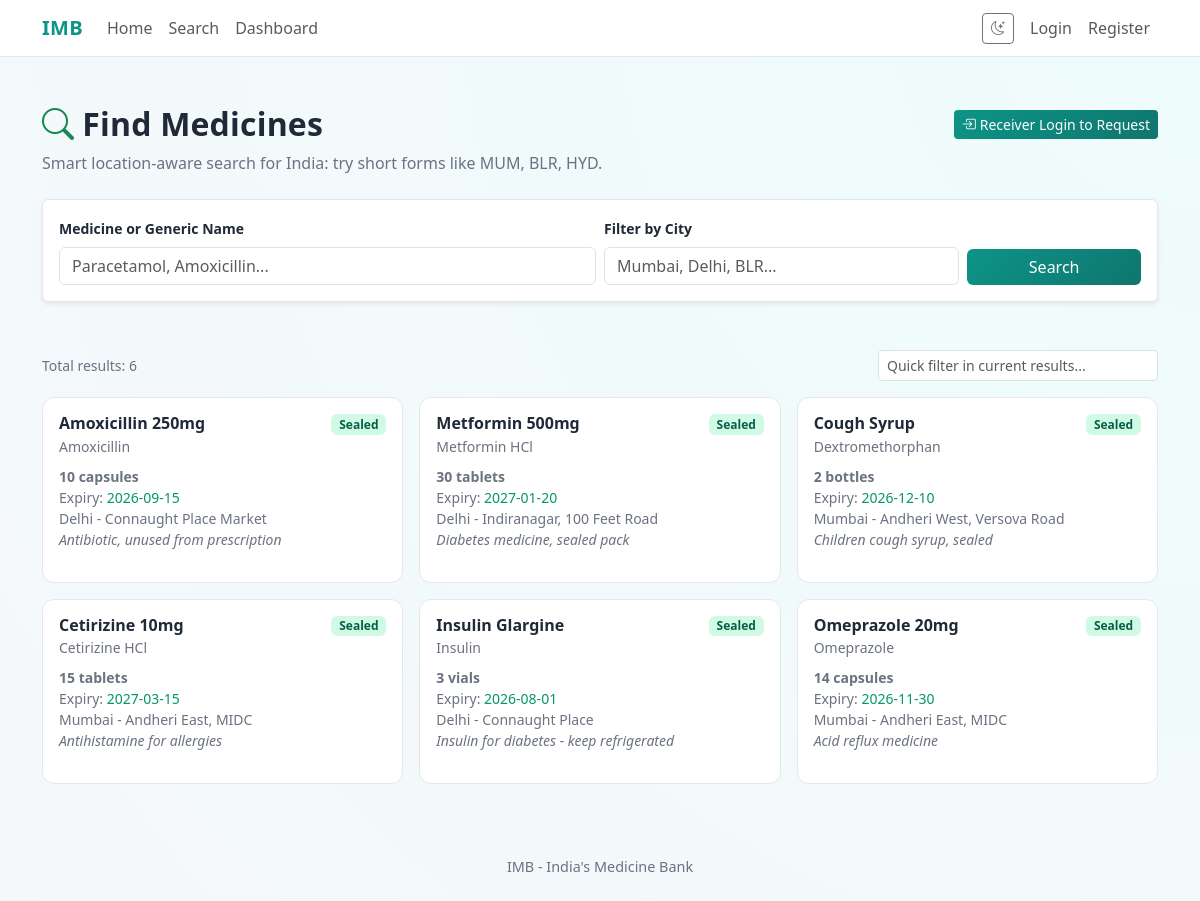
Before: /search with the older database file.
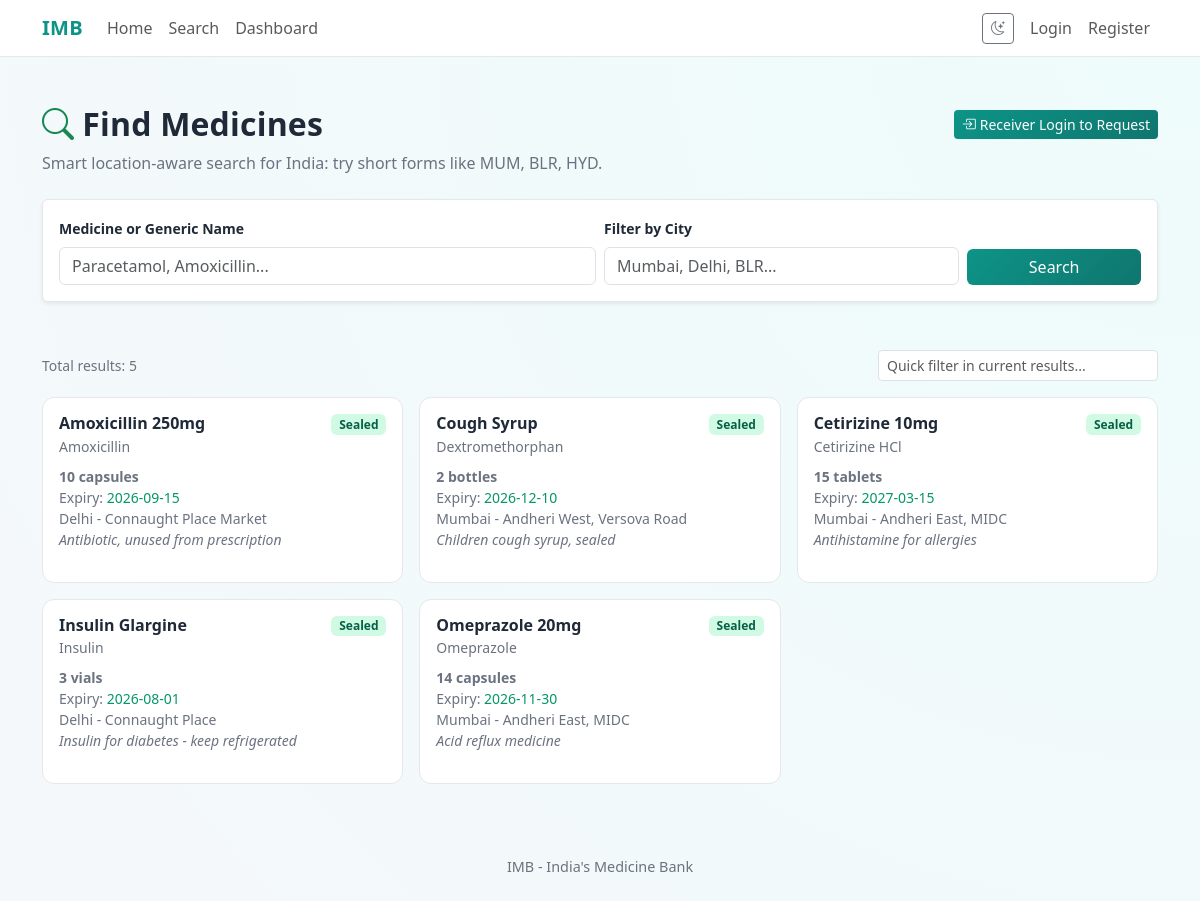
After: the same page with the newer database file.
### tables this page shows
CREATE TABLE medicines (
            id INTEGER PRIMARY KEY AUTOINCREMENT,
            name TEXT NOT NULL,
            generic_name TEXT,
            quantity INTEGER NOT NULL,
            unit TEXT NOT NULL,
            expiry_date TEXT NOT NULL,
            condition TEXT NOT NULL DEFAULT 'sealed',
            description TEXT,
            image_filename TEXT,
            pickup_location TEXT NOT NULL,
            city TEXT NOT NULL,
            status TEXT NOT NULL DEFAULT 'available',
            donor_id INTEGER NOT NULL REFERENCES users(id) ON DELETE CASCADE,
            created_at TEXT NOT NULL DEFAULT (datetime('now'))
        );

### app.py (the view)
@app.route("/search")
def search():
    query = request.args.get("q", "").strip()
    city = request.args.get("city", "").strip()
    db = get_db()
    sql = """
        SELECT m.*, u.name as donor_name, u.phone as donor_phone, u.city as donor_city
        FROM medicines m JOIN users u ON m.donor_id = u.id
        WHERE m.status='available'
    """
    params = []
    if query:
        sql += " AND (m.name LIKE ? OR m.generic_name LIKE ?)"
        params += [f"%{query}%", f"%{query}%"]
    sql += " ORDER BY m.created_at DESC"
    medicines = db.execute(sql, params).fetchall()
    if city:
        medicines = [m for m in medicines if location_matches(city, m["city"], m["pickup_location"])]
    city_rows = db.execute("SELECT DISTINCT city FROM medicines ORDER BY city ASC").fetchall()
    db.close()
    cart_ids = set()
    if "user_id" in session:
        db2 = get_db()
        items = db2.execute("SELECT medicine_id FROM cart WHERE user_id=?", (session["user_id"],)).fetchall()
        db2.close()
        cart_ids = {r["medicine_id"] for r in items}
    return render_template("search.html", medicines=medicines, query=query, city=city,
                           city_suggestions=[r["city"] for r in city_rows],
                           cart_ids=cart_ids, is_expiring_soon=is_expiring_soon)

### app.py (called while the page is built)
def get_current_user():
    if "user_id" not in session:
        return None
    db = get_db()
    user = db.execute("SELECT * FROM users WHERE id = ?", (session["user_id"],)).fetchone()
    db.close()
    return user

@app.context_processor
def inject_user():
    return {"current_user": get_current_user()}

### database.py (called while the page is built)
def get_db():
    conn = sqlite3.connect(DB_PATH)
    conn.row_factory = sqlite3.Row
    conn.execute("PRAGMA foreign_keys = ON")
    return conn

def is_expiring_soon(expiry_date_str):
    try:
        expiry = datetime.strptime(expiry_date_str, "%Y-%m-%d")
        return expiry <= datetime.now() + timedelta(days=30)
    except Exception:
        return False

### templates/search.html (shortened to what this page needs)
{% extends "base.html" %}
{% block content %}
<div class="container my-5">
  <div class="d-flex justify-content-between align-items-center flex-wrap gap-2 mb-2">
    <h2 class="section-title mb-0"><i class="bi bi-search me-2 text-success"></i>Find Medicines</h2>
    {% if not current_user %}
    <a href="{{ url_for('login') }}" class="btn btn-primary btn-sm"><i class="bi bi-box-arrow-in-right me-1"></i>Receiver Login to Request</a>
    {% endif %}
  </div>
  <p class="text-muted mb-4">Smart location-aware search for India: try short forms like MUM, BLR, HYD.</p>
  <form method="GET" class="card p-3 mb-5 shadow-sm">
    <div class="row g-2 align-items-end">
      <div class="col-md-6">
        <label class="form-label fw-semibold small">Medicine or Generic Name</label>
        <input type="text" name="q" class="form-control" placeholder="Paracetamol, Amoxicillin..." value="{{ query }}"/>
      </div>
      <div class="col-md-4 position-relative">
        <label class="form-label fw-semibold small">Filter by City</label>
        <input type="text" name="city" id="cityInput" class="form-control" placeholder="Mumbai, Delhi, BLR..." value="{{ city }}" list="cityHints" autocomplete="off"/>
      </div>
      <div class="col-md-2">
        <button type="submit" class="btn btn-primary w-100">Search</button>
      </div>
    </div>
  </form>
  {% if medicines %}
    <div class="d-flex justify-content-between align-items-center mb-3">
      <small class="text-muted">Total results: <span id="resultCount">{{ medicines|length }}</span></small>
      <input type="text" id="quickFilter" class="form-control form-control-sm" style="max-width:280px;" placeholder="Quick filter in current results...">
    </div>
    <div class="row g-3">
      {% for med in medicines %}
      <div class="col-sm-6 col-lg-4 med-item" data-med-name="{{ (med.name ~ ' ' ~ (med.generic_name or '') ~ ' ' ~ med.city)|lower }}">
        <div class="medicine-card p-3 h-100 d-flex flex-column">
          <div class="d-flex justify-content-between align-items-start mb-2">
            <div>
              <h6 class="fw-bold mb-0">{{ med.name }}</h6>
              {% if med.generic_name %}<small class="text-muted">{{ med.generic_name }}</small>{% endif %}
            </div>
            <span class="badge badge-{{ med.condition }}">{{ med.condition|capitalize }}</span>
          </div>
          <div class="small text-muted mb-3 flex-grow-1">
            <div><strong>{{ med.quantity }} {{ med.unit }}</strong></div>
            <div>Expiry:
              <span class="{% if is_expiring_soon(med.expiry_date) %}expiry-warning{% else %}expiry-ok{% endif %}">
                {{ med.expiry_date }}
              </span>
            </div>
            <div>{{ med.city }} - {{ med.pickup_location }}</div>
            {% if med.description %}<div class="fst-italic">{{ med.description }}</div>{% endif %}
          </div>
        </div>
      </div>
      {% endfor %}
    </div>
  {% else %}
    <div class="text-center py-5">
      <h5 class="text-muted">No medicines found</h5>
    </div>
  {% endif %}
</div>
{% endblock %}

### templates/base.html (shortened to what this page needs)
<!DOCTYPE html>
<html lang="en" data-theme="light">
<head>
  <link href="https://cdn.jsdelivr.net/npm/bootstrap@5.3.2/dist/css/bootstrap.min.css" rel="stylesheet"/>
  <link href="https://cdn.jsdelivr.net/npm/bootstrap-icons@1.11.3/font/bootstrap-icons.css" rel="stylesheet"/>
</head>
<body>
<nav class="navbar navbar-expand-lg">
  <div class="container">
    <a class="navbar-brand" href="{{ url_for('home') }}">IMB</a>
    <div class="collapse navbar-collapse" id="nav">
      <ul class="navbar-nav me-auto">
        <li class="nav-item"><a class="nav-link" href="{{ url_for('home') }}">Home</a></li>
        <li class="nav-item"><a class="nav-link" href="{{ url_for('search') }}">Search</a></li>
        <li class="nav-item"><a class="nav-link" href="{{ url_for('dashboard') }}">Dashboard</a></li>
      </ul>
      <ul class="navbar-nav align-items-center">
        <li class="nav-item me-2">
          <button class="btn btn-sm btn-outline-secondary" id="themeToggle" type="button" title="Toggle theme">
          </button>
        </li>
        {% if current_user %}
        <li class="nav-item"><span class="nav-link">{{ current_user.name }}</span></li>
        <li class="nav-item"><a class="nav-link" href="{{ url_for('logout') }}">Logout</a></li>
        {% else %}
        <li class="nav-item"><a class="nav-link" href="{{ url_for('login') }}">Login</a></li>
        <li class="nav-item"><a class="nav-link" href="{{ url_for('register') }}">Register</a></li>
        {% endif %}
      </ul>
    </div>
  </div>
</nav>
{% block content %}{% endblock %}
<div class="container py-4">
  <div class="footer-note text-center">IMB - India's Medicine Bank </div>
</div>
</body>
</html>

### templates/base.html (style rules this page uses)
:root { --bg: #f5f8fb; --card-bg: #ffffff; --text: #1f2937; --muted: #6b7280; --primary: #0d9488; --border: #e5e7eb; }
body { background: radial-gradient(circle at top right, #eefcfb, var(--bg)); color: var(--text); }
.navbar { border-bottom: 1px solid var(--border); background: var(--card-bg) !important; backdrop-filter: blur(8px); }
.navbar-brand { font-weight: 800; color: var(--primary) !important; letter-spacing: .3px; }
.section-title { font-weight: 800; letter-spacing: .2px; }
.text-muted { color: var(--muted) !important; }
.card, .medicine-card, .table { background: var(--card-bg); border-color: var(--border); color: var(--text); }
.medicine-card { border: 1px solid var(--border); border-radius: 12px; transition: .2s ease; }
.btn-primary { background: linear-gradient(135deg, #0d9488, #0f766e); border: none; }
.badge-sealed { background:#d1fae5; color:#065f46; }
.expiry-ok { color:#059669; }
.footer-note { color: var(--muted); font-size: .9rem; }

Changed rows visible on the page:
no longer on this page (row edited): medicines: name "Metformin 500mg", generic_name "Metformin HCl", condition "Sealed", quantity "30", unit "tablets", expiry_date "2027-01-20", city "Delhi", pickup_location "Indiranagar, 100 Feet Road", description "Diabetes medicine, sealed pack"
Other visible differences:
{{ medicines|length }}: "6" → "5"
